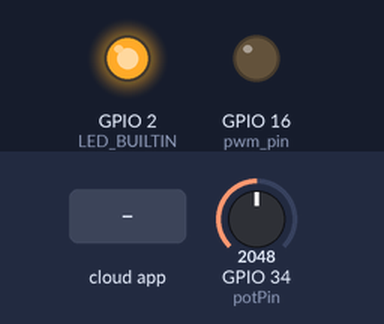
Bench run of a sketch on a simulated ESP32. Parts: output pins drawn as LEDs (lit = HIGH). Inputs (shaded band) come from the test bench; at power-on: GPIO 34 (potPin) = 2048. The ROS host is connected and sends only what is stated.

Above: at 3.2 s.
3.3 s: the phone or cloud app sets pwm_duty_cycle to 100
At 3.9 s:
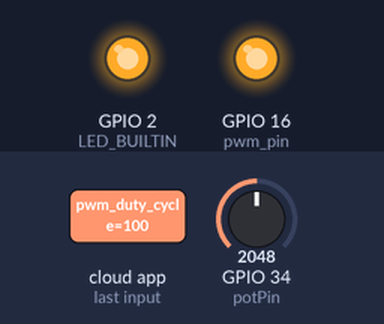
4.8 s: the phone or cloud app sets pwm_duty_cycle to -100
At 6.2 s:
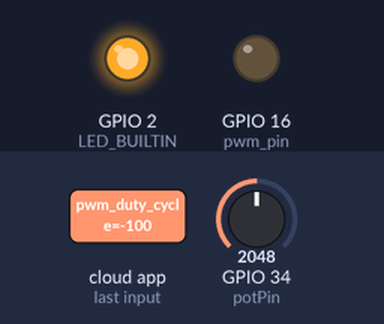
Timing chart, 0 to 7.8 s (numbered marks = the images above; inputs shaded):
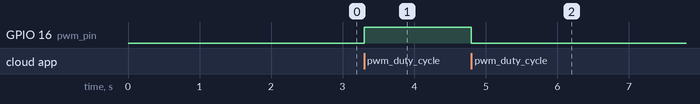

Measured:
- after the input at 3.3 s, GPIO 16 (pwm_pin): LOW → HIGH at once
- after the input at 4.8 s, GPIO 16 (pwm_pin): HIGH → LOW at once

The sketch:

micro_ros_esp32_node.ino
```cpp
#include <micro_ros_arduino.h>

#include <stdio.h>
#include <rcl/rcl.h>
#include <rcl/error_handling.h>
#include <rclc/rclc.h>
#include <rclc/executor.h>

#include <std_msgs/msg/int32.h>
#include <std_msgs/msg/float32.h>

rcl_publisher_t publisher_raw;
rcl_publisher_t publisher_vol;
rcl_subscription_t subscriber_freq;
std_msgs__msg__Int32 pub_msg_raw;
std_msgs__msg__Float32 pub_msg_vol;
std_msgs__msg__Float32 sub_msg_freq;
rclc_executor_t executor;
rclc_support_t support;
rcl_allocator_t allocator;
rcl_node_t node;
rcl_timer_t timer_raw;
rcl_timer_t timer_vol;

int potPin = 34;   // select the input pin for the potentiometer
int potValue = 0;
float voltage = 0;

int pwm_pin = 16;
int freq = 5000;
int led_cha = 0;
int resulution = 8;


#define RCCHECK(fn) { rcl_ret_t temp_rc = fn; if((temp_rc != RCL_RET_OK)){error_loop();}}
#define RCSOFTCHECK(fn) { rcl_ret_t temp_rc = fn; if((temp_rc != RCL_RET_OK)){}}


void error_loop(){
  while(1){
    digitalWrite(LED_BUILTIN, !digitalRead(LED_BUILTIN));
    delay(100);
  }
}

void timer_callback_raw(rcl_timer_t * timer, int64_t last_call_time)
{
  RCLC_UNUSED(last_call_time);
  if
   (timer != NULL) {
    potValue = analogRead(potPin);
    voltage = potValue * (3.3 / 4095.0);
  }


}

void timer_callback_vol(rcl_timer_t * timer, int64_t last_call_time)
{
  RCLC_UNUSED(last_call_time);
  if (timer != NULL) {
    pub_msg_vol.data = voltage;

    pub_msg_vol.data = voltage;
    pub_msg_raw.data = potValue;
    RCSOFTCHECK(rcl_publish(&publisher_vol, &pub_msg_vol, NULL));
    RCSOFTCHECK(rcl_publish(&publisher_raw, &pub_msg_raw, NULL));
    //msg.data++;
  }
}


void frequency_callback(const void * msgin){
  const std_msgs__msg__Float32 * msg = (const std_msgs__msg__Float32 *)msgin;
  float duty_cycle = max(0, min(msg->data,100));
  ledcWrite(led_cha, duty_cycle * 255);
}

void setup() {
  set_microros_transports();

  pinMode(LED_BUILTIN, OUTPUT);
  digitalWrite(LED_BUILTIN, HIGH);
  ledcSetup(led_cha, freq, resulution);
  ledcAttachPin(pwm_pin, led_cha);
  ledcWrite(led_cha, 0);

  delay(2000);

  allocator = rcl_get_default_allocator();

  //create init_options
  RCCHECK(rclc_support_init(&support, 0, NULL, &allocator));

  // create node
  RCCHECK(rclc_node_init_default(&node, "micro_ros_esp32_node", "", &support));

  // create publisher
  RCCHECK(rclc_publisher_init_default(
    &publisher_raw,
    &node,
    ROSIDL_GET_MSG_TYPE_SUPPORT(std_msgs, msg, Int32),
    "micro_ros_esp32/raw_pot"));

  RCCHECK(rclc_publisher_init_default(
    &publisher_vol,
    &node,
    ROSIDL_GET_MSG_TYPE_SUPPORT(std_msgs, msg, Float32),
    "micro_ros_esp32/voltage"));

  RCCHECK(rclc_subscription_init_default(
    &subscriber_freq,
    &node,
    ROSIDL_GET_MSG_TYPE_SUPPORT(std_msgs, msg, Float32),
    "micro_ros_esp32/pwm_duty_cycle"));

  // create timer,
  const unsigned int timer_timeout_raw = 100;
  const unsigned int timer_timeout_vol = 10;
  RCCHECK(rclc_timer_init_default(
    &timer_raw,
    &support,
    RCL_MS_TO_NS(timer_timeout_raw),
    timer_callback_raw));

  RCCHECK(rclc_timer_init_default(
    &timer_vol,
    &support,
    RCL_MS_TO_NS(timer_timeout_vol),
    timer_callback_vol));

  // create executor
  RCCHECK(rclc_executor_init(&executor, &support.context, 3, &allocator));
  RCCHECK(rclc_executor_add_timer(&executor, &timer_raw));
  RCCHECK(rclc_executor_add_timer(&executor, &timer_vol));
  RCCHECK(rclc_executor_add_subscription(&executor, &subscriber_freq, &sub_msg_freq, &frequency_callback, ON_NEW_DATA));

  pub_msg_raw.data = 0;
  pub_msg_vol.data = 0;
}

void loop() {
  delay(5);
  RCSOFTCHECK(rclc_executor_spin_some(&executor, RCL_MS_TO_NS(100)));
}
```
